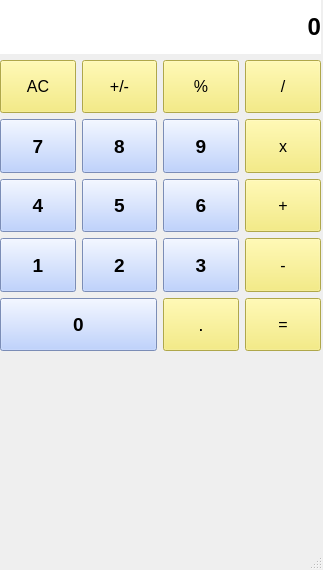
<?xml version="1.0" encoding="UTF-8"?>
<ui version="4.0">
 <class>MainWindow</class>
 <widget class="QMainWindow" name="MainWindow">
  <property name="geometry">
   <rect>
    <x>0</x>
    <y>0</y>
    <width>323</width>
    <height>570</height>
   </rect>
  </property>
  <property name="windowTitle">
   <string>MainWindow</string>
  </property>
  <widget class="QWidget" name="centralwidget">
   <widget class="QWidget" name="gridLayoutWidget">
    <property name="geometry">
     <rect>
      <x>0</x>
      <y>0</y>
      <width>321</width>
      <height>351</height>
     </rect>
    </property>
    <layout class="QGridLayout" name="gridLayout">
     <item row="11" column="3">
      <widget class="QPushButton" name="pushButton_2">
       <property name="sizePolicy">
        <sizepolicy hsizetype="Minimum" vsizetype="Expanding">
         <horstretch>0</horstretch>
         <verstretch>0</verstretch>
        </sizepolicy>
       </property>
       <property name="font">
        <font>
         <family>Segoe UI</family>
         <pointsize>14</pointsize>
         <weight>75</weight>
         <bold>true</bold>
        </font>
       </property>
       <property name="styleSheet">
        <string notr="true">background-color: rgb(172, 197, 255);
border-color: rgb(105, 125, 255);</string>
       </property>
       <property name="text">
        <string>2</string>
       </property>
      </widget>
     </item>
     <item row="11" column="2">
      <widget class="QPushButton" name="pushButton_1">
       <property name="sizePolicy">
        <sizepolicy hsizetype="Minimum" vsizetype="Expanding">
         <horstretch>0</horstretch>
         <verstretch>0</verstretch>
        </sizepolicy>
       </property>
       <property name="font">
        <font>
         <family>Segoe UI</family>
         <pointsize>14</pointsize>
         <weight>75</weight>
         <bold>true</bold>
        </font>
       </property>
       <property name="styleSheet">
        <string notr="true">background-color: rgb(172, 197, 255);
border-color: rgb(105, 125, 255);</string>
       </property>
       <property name="text">
        <string>1</string>
       </property>
      </widget>
     </item>
     <item row="6" column="2">
      <widget class="QPushButton" name="pushButton_4">
       <property name="sizePolicy">
        <sizepolicy hsizetype="Minimum" vsizetype="Expanding">
         <horstretch>0</horstretch>
         <verstretch>0</verstretch>
        </sizepolicy>
       </property>
       <property name="font">
        <font>
         <family>Segoe UI</family>
         <pointsize>14</pointsize>
         <weight>75</weight>
         <bold>true</bold>
        </font>
       </property>
       <property name="styleSheet">
        <string notr="true">background-color: rgb(172, 197, 255);
border-color: rgb(105, 125, 255);</string>
       </property>
       <property name="text">
        <string>4</string>
       </property>
      </widget>
     </item>
     <item row="11" column="4">
      <widget class="QPushButton" name="pushButton_3">
       <property name="sizePolicy">
        <sizepolicy hsizetype="Minimum" vsizetype="Expanding">
         <horstretch>0</horstretch>
         <verstretch>0</verstretch>
        </sizepolicy>
       </property>
       <property name="font">
        <font>
         <family>Segoe UI</family>
         <pointsize>14</pointsize>
         <weight>75</weight>
         <bold>true</bold>
        </font>
       </property>
       <property name="styleSheet">
        <string notr="true">background-color: rgb(172, 197, 255);
border-color: rgb(105, 125, 255);</string>
       </property>
       <property name="text">
        <string>3</string>
       </property>
      </widget>
     </item>
     <item row="6" column="3">
      <widget class="QPushButton" name="pushButton_5">
       <property name="sizePolicy">
        <sizepolicy hsizetype="Minimum" vsizetype="Expanding">
         <horstretch>0</horstretch>
         <verstretch>0</verstretch>
        </sizepolicy>
       </property>
       <property name="font">
        <font>
         <family>Segoe UI</family>
         <pointsize>14</pointsize>
         <weight>75</weight>
         <bold>true</bold>
        </font>
       </property>
       <property name="styleSheet">
        <string notr="true">background-color: rgb(172, 197, 255);
border-color: rgb(105, 125, 255);</string>
       </property>
       <property name="text">
        <string>5</string>
       </property>
      </widget>
     </item>
     <item row="6" column="5">
      <widget class="QPushButton" name="pushButton_plus">
       <property name="sizePolicy">
        <sizepolicy hsizetype="Minimum" vsizetype="Expanding">
         <horstretch>0</horstretch>
         <verstretch>0</verstretch>
        </sizepolicy>
       </property>
       <property name="font">
        <font>
         <family>Segoe UI</family>
         <pointsize>12</pointsize>
        </font>
       </property>
       <property name="styleSheet">
        <string notr="true">background-color: rgb(245, 234, 103);</string>
       </property>
       <property name="text">
        <string>+</string>
       </property>
      </widget>
     </item>
     <item row="4" column="5">
      <widget class="QPushButton" name="pushButton_div">
       <property name="sizePolicy">
        <sizepolicy hsizetype="Minimum" vsizetype="Expanding">
         <horstretch>0</horstretch>
         <verstretch>0</verstretch>
        </sizepolicy>
       </property>
       <property name="font">
        <font>
         <family>Segoe UI</family>
         <pointsize>12</pointsize>
        </font>
       </property>
       <property name="styleSheet">
        <string notr="true">background-color: rgb(245, 234, 103);</string>
       </property>
       <property name="text">
        <string>/</string>
       </property>
      </widget>
     </item>
     <item row="5" column="3">
      <widget class="QPushButton" name="pushButton_8">
       <property name="sizePolicy">
        <sizepolicy hsizetype="Minimum" vsizetype="Expanding">
         <horstretch>0</horstretch>
         <verstretch>0</verstretch>
        </sizepolicy>
       </property>
       <property name="font">
        <font>
         <family>Segoe UI</family>
         <pointsize>14</pointsize>
         <weight>75</weight>
         <bold>true</bold>
        </font>
       </property>
       <property name="styleSheet">
        <string notr="true">background-color: rgb(172, 197, 255);
border-color: rgb(105, 125, 255);</string>
       </property>
       <property name="text">
        <string>8</string>
       </property>
      </widget>
     </item>
     <item row="11" column="5">
      <widget class="QPushButton" name="pushButton_minus">
       <property name="sizePolicy">
        <sizepolicy hsizetype="Minimum" vsizetype="Expanding">
         <horstretch>0</horstretch>
         <verstretch>0</verstretch>
        </sizepolicy>
       </property>
       <property name="font">
        <font>
         <family>Segoe UI</family>
         <pointsize>12</pointsize>
        </font>
       </property>
       <property name="styleSheet">
        <string notr="true">background-color: rgb(245, 234, 103);</string>
       </property>
       <property name="text">
        <string>-</string>
       </property>
      </widget>
     </item>
     <item row="4" column="4">
      <widget class="QPushButton" name="pushButton_persent">
       <property name="sizePolicy">
        <sizepolicy hsizetype="Minimum" vsizetype="Expanding">
         <horstretch>0</horstretch>
         <verstretch>0</verstretch>
        </sizepolicy>
       </property>
       <property name="font">
        <font>
         <family>Segoe UI</family>
         <pointsize>12</pointsize>
        </font>
       </property>
       <property name="styleSheet">
        <string notr="true">background-color: rgb(245, 234, 103);</string>
       </property>
       <property name="text">
        <string>%</string>
       </property>
      </widget>
     </item>
     <item row="5" column="5">
      <widget class="QPushButton" name="pushButton_mult">
       <property name="sizePolicy">
        <sizepolicy hsizetype="Minimum" vsizetype="Expanding">
         <horstretch>0</horstretch>
         <verstretch>0</verstretch>
        </sizepolicy>
       </property>
       <property name="font">
        <font>
         <family>Segoe UI</family>
         <pointsize>12</pointsize>
        </font>
       </property>
       <property name="styleSheet">
        <string notr="true">background-color: rgb(245, 234, 103);</string>
       </property>
       <property name="text">
        <string>x</string>
       </property>
      </widget>
     </item>
     <item row="5" column="4">
      <widget class="QPushButton" name="pushButton_9">
       <property name="sizePolicy">
        <sizepolicy hsizetype="Minimum" vsizetype="Expanding">
         <horstretch>0</horstretch>
         <verstretch>0</verstretch>
        </sizepolicy>
       </property>
       <property name="font">
        <font>
         <family>Segoe UI</family>
         <pointsize>14</pointsize>
         <weight>75</weight>
         <bold>true</bold>
        </font>
       </property>
       <property name="styleSheet">
        <string notr="true">background-color: rgb(172, 197, 255);
border-color: rgb(105, 125, 255);</string>
       </property>
       <property name="text">
        <string>9</string>
       </property>
      </widget>
     </item>
     <item row="4" column="2">
      <widget class="QPushButton" name="pushButton_AC">
       <property name="sizePolicy">
        <sizepolicy hsizetype="Minimum" vsizetype="Expanding">
         <horstretch>0</horstretch>
         <verstretch>0</verstretch>
        </sizepolicy>
       </property>
       <property name="font">
        <font>
         <family>Segoe UI</family>
         <pointsize>12</pointsize>
        </font>
       </property>
       <property name="styleSheet">
        <string notr="true">background-color: rgb(245, 234, 103);</string>
       </property>
       <property name="text">
        <string>AC</string>
       </property>
      </widget>
     </item>
     <item row="5" column="2">
      <widget class="QPushButton" name="pushButton_7">
       <property name="sizePolicy">
        <sizepolicy hsizetype="Minimum" vsizetype="Expanding">
         <horstretch>0</horstretch>
         <verstretch>0</verstretch>
        </sizepolicy>
       </property>
       <property name="font">
        <font>
         <family>Segoe UI</family>
         <pointsize>14</pointsize>
         <weight>75</weight>
         <bold>true</bold>
        </font>
       </property>
       <property name="styleSheet">
        <string notr="true">background-color: rgb(172, 197, 255);
border-color: rgb(105, 125, 255);</string>
       </property>
       <property name="text">
        <string>7</string>
       </property>
      </widget>
     </item>
     <item row="0" column="2" colspan="4">
      <widget class="QLabel" name="label">
       <property name="sizePolicy">
        <sizepolicy hsizetype="Preferred" vsizetype="Expanding">
         <horstretch>0</horstretch>
         <verstretch>0</verstretch>
        </sizepolicy>
       </property>
       <property name="font">
        <font>
         <family>Segoe UI</family>
         <pointsize>18</pointsize>
         <weight>75</weight>
         <bold>true</bold>
        </font>
       </property>
       <property name="styleSheet">
        <string notr="true">background-color: rgb(255, 255, 255);</string>
       </property>
       <property name="text">
        <string>0</string>
       </property>
       <property name="alignment">
        <set>Qt::AlignRight|Qt::AlignTrailing|Qt::AlignVCenter</set>
       </property>
      </widget>
     </item>
     <item row="6" column="4">
      <widget class="QPushButton" name="pushButton_6">
       <property name="sizePolicy">
        <sizepolicy hsizetype="Minimum" vsizetype="Expanding">
         <horstretch>0</horstretch>
         <verstretch>0</verstretch>
        </sizepolicy>
       </property>
       <property name="font">
        <font>
         <family>Segoe UI</family>
         <pointsize>14</pointsize>
         <weight>75</weight>
         <bold>true</bold>
        </font>
       </property>
       <property name="styleSheet">
        <string notr="true">background-color: rgb(172, 197, 255);
border-color: rgb(105, 125, 255);</string>
       </property>
       <property name="text">
        <string>6</string>
       </property>
      </widget>
     </item>
     <item row="4" column="3">
      <widget class="QPushButton" name="pushButton_plus_minus">
       <property name="sizePolicy">
        <sizepolicy hsizetype="Minimum" vsizetype="Expanding">
         <horstretch>0</horstretch>
         <verstretch>0</verstretch>
        </sizepolicy>
       </property>
       <property name="font">
        <font>
         <family>Segoe UI</family>
         <pointsize>12</pointsize>
        </font>
       </property>
       <property name="styleSheet">
        <string notr="true">background-color: rgb(245, 234, 103);</string>
       </property>
       <property name="text">
        <string>+/-</string>
       </property>
      </widget>
     </item>
     <item row="12" column="2" colspan="2">
      <widget class="QPushButton" name="pushButton_0">
       <property name="sizePolicy">
        <sizepolicy hsizetype="Minimum" vsizetype="Expanding">
         <horstretch>0</horstretch>
         <verstretch>0</verstretch>
        </sizepolicy>
       </property>
       <property name="font">
        <font>
         <family>Segoe UI</family>
         <pointsize>14</pointsize>
         <weight>75</weight>
         <bold>true</bold>
        </font>
       </property>
       <property name="styleSheet">
        <string notr="true">background-color: rgb(172, 197, 255);
gridline-color: rgb(133, 155, 255);
border-color: rgb(105, 125, 255);</string>
       </property>
       <property name="text">
        <string>0</string>
       </property>
      </widget>
     </item>
     <item row="12" column="4">
      <widget class="QPushButton" name="pushButton_dot">
       <property name="sizePolicy">
        <sizepolicy hsizetype="Minimum" vsizetype="Expanding">
         <horstretch>0</horstretch>
         <verstretch>0</verstretch>
        </sizepolicy>
       </property>
       <property name="font">
        <font>
         <family>Segoe UI</family>
         <pointsize>14</pointsize>
        </font>
       </property>
       <property name="styleSheet">
        <string notr="true">background-color: rgb(245, 234, 103);</string>
       </property>
       <property name="text">
        <string>.</string>
       </property>
      </widget>
     </item>
     <item row="12" column="5">
      <widget class="QPushButton" name="pushButton_equal">
       <property name="sizePolicy">
        <sizepolicy hsizetype="Minimum" vsizetype="Expanding">
         <horstretch>0</horstretch>
         <verstretch>0</verstretch>
        </sizepolicy>
       </property>
       <property name="font">
        <font>
         <family>Segoe UI</family>
         <pointsize>12</pointsize>
        </font>
       </property>
       <property name="styleSheet">
        <string notr="true">background-color: rgb(245, 234, 103);</string>
       </property>
       <property name="text">
        <string>=</string>
       </property>
      </widget>
     </item>
    </layout>
   </widget>
  </widget>
  <widget class="QMenuBar" name="menubar">
   <property name="geometry">
    <rect>
     <x>0</x>
     <y>0</y>
     <width>323</width>
     <height>21</height>
    </rect>
   </property>
  </widget>
  <widget class="QStatusBar" name="statusbar"/>
 </widget>
 <resources/>
 <connections>
  <connection>
   <sender>pushButton_AC</sender>
   <signal>clicked()</signal>
   <receiver>MainWindow</receiver>
   <slot>slotAC()</slot>
   <hints>
    <hint type="sourcelabel">
     <x>41</x>
     <y>109</y>
    </hint>
    <hint type="destinationlabel">
     <x>27</x>
     <y>390</y>
    </hint>
   </hints>
  </connection>
  <connection>
   <sender>pushButton_plus_minus</sender>
   <signal>clicked()</signal>
   <receiver>MainWindow</receiver>
   <slot>slotplus_minus()</slot>
   <hints>
    <hint type="sourcelabel">
     <x>116</x>
     <y>113</y>
    </hint>
    <hint type="destinationlabel">
     <x>66</x>
     <y>387</y>
    </hint>
   </hints>
  </connection>
  <connection>
   <sender>pushButton_persent</sender>
   <signal>clicked()</signal>
   <receiver>MainWindow</receiver>
   <slot>slotpersent()</slot>
   <hints>
    <hint type="sourcelabel">
     <x>194</x>
     <y>114</y>
    </hint>
    <hint type="destinationlabel">
     <x>102</x>
     <y>391</y>
    </hint>
   </hints>
  </connection>
  <connection>
   <sender>pushButton_div</sender>
   <signal>clicked()</signal>
   <receiver>MainWindow</receiver>
   <slot>slotdiv()</slot>
   <hints>
    <hint type="sourcelabel">
     <x>281</x>
     <y>107</y>
    </hint>
    <hint type="destinationlabel">
     <x>142</x>
     <y>387</y>
    </hint>
   </hints>
  </connection>
  <connection>
   <sender>pushButton_7</sender>
   <signal>clicked()</signal>
   <receiver>MainWindow</receiver>
   <slot>slot7()</slot>
   <hints>
    <hint type="sourcelabel">
     <x>54</x>
     <y>169</y>
    </hint>
    <hint type="destinationlabel">
     <x>16</x>
     <y>419</y>
    </hint>
   </hints>
  </connection>
  <connection>
   <sender>pushButton_8</sender>
   <signal>clicked()</signal>
   <receiver>MainWindow</receiver>
   <slot>slot8()</slot>
   <hints>
    <hint type="sourcelabel">
     <x>127</x>
     <y>171</y>
    </hint>
    <hint type="destinationlabel">
     <x>57</x>
     <y>424</y>
    </hint>
   </hints>
  </connection>
  <connection>
   <sender>pushButton_9</sender>
   <signal>clicked()</signal>
   <receiver>MainWindow</receiver>
   <slot>slot9()</slot>
   <hints>
    <hint type="sourcelabel">
     <x>203</x>
     <y>172</y>
    </hint>
    <hint type="destinationlabel">
     <x>103</x>
     <y>435</y>
    </hint>
   </hints>
  </connection>
  <connection>
   <sender>pushButton_mult</sender>
   <signal>clicked()</signal>
   <receiver>MainWindow</receiver>
   <slot>slotmult()</slot>
   <hints>
    <hint type="sourcelabel">
     <x>295</x>
     <y>170</y>
    </hint>
    <hint type="destinationlabel">
     <x>222</x>
     <y>414</y>
    </hint>
   </hints>
  </connection>
  <connection>
   <sender>pushButton_4</sender>
   <signal>clicked()</signal>
   <receiver>MainWindow</receiver>
   <slot>slot4()</slot>
   <hints>
    <hint type="sourcelabel">
     <x>64</x>
     <y>229</y>
    </hint>
    <hint type="destinationlabel">
     <x>21</x>
     <y>457</y>
    </hint>
   </hints>
  </connection>
  <connection>
   <sender>pushButton_5</sender>
   <signal>clicked()</signal>
   <receiver>MainWindow</receiver>
   <slot>slot5()</slot>
   <hints>
    <hint type="sourcelabel">
     <x>146</x>
     <y>221</y>
    </hint>
    <hint type="destinationlabel">
     <x>59</x>
     <y>467</y>
    </hint>
   </hints>
  </connection>
  <connection>
   <sender>pushButton_6</sender>
   <signal>clicked()</signal>
   <receiver>MainWindow</receiver>
   <slot>slot6()</slot>
   <hints>
    <hint type="sourcelabel">
     <x>223</x>
     <y>225</y>
    </hint>
    <hint type="destinationlabel">
     <x>174</x>
     <y>443</y>
    </hint>
   </hints>
  </connection>
  <connection>
   <sender>pushButton_plus</sender>
   <signal>clicked()</signal>
   <receiver>MainWindow</receiver>
   <slot>slotplus()</slot>
   <hints>
    <hint type="sourcelabel">
     <x>308</x>
     <y>229</y>
    </hint>
    <hint type="destinationlabel">
     <x>264</x>
     <y>428</y>
    </hint>
   </hints>
  </connection>
  <connection>
   <sender>pushButton_1</sender>
   <signal>clicked()</signal>
   <receiver>MainWindow</receiver>
   <slot>slot1()</slot>
   <hints>
    <hint type="sourcelabel">
     <x>30</x>
     <y>282</y>
    </hint>
    <hint type="destinationlabel">
     <x>17</x>
     <y>494</y>
    </hint>
   </hints>
  </connection>
  <connection>
   <sender>pushButton_0</sender>
   <signal>clicked()</signal>
   <receiver>MainWindow</receiver>
   <slot>slot0()</slot>
   <hints>
    <hint type="sourcelabel">
     <x>94</x>
     <y>342</y>
    </hint>
    <hint type="destinationlabel">
     <x>18</x>
     <y>532</y>
    </hint>
   </hints>
  </connection>
  <connection>
   <sender>pushButton_2</sender>
   <signal>clicked()</signal>
   <receiver>MainWindow</receiver>
   <slot>slot2()</slot>
   <hints>
    <hint type="sourcelabel">
     <x>105</x>
     <y>285</y>
    </hint>
    <hint type="destinationlabel">
     <x>68</x>
     <y>493</y>
    </hint>
   </hints>
  </connection>
  <connection>
   <sender>pushButton_3</sender>
   <signal>clicked()</signal>
   <receiver>MainWindow</receiver>
   <slot>slot3()</slot>
   <hints>
    <hint type="sourcelabel">
     <x>185</x>
     <y>281</y>
    </hint>
    <hint type="destinationlabel">
     <x>129</x>
     <y>480</y>
    </hint>
   </hints>
  </connection>
  <connection>
   <sender>pushButton_minus</sender>
   <signal>clicked()</signal>
   <receiver>MainWindow</receiver>
   <slot>slotminus()</slot>
   <hints>
    <hint type="sourcelabel">
     <x>263</x>
     <y>288</y>
    </hint>
    <hint type="destinationlabel">
     <x>160</x>
     <y>494</y>
    </hint>
   </hints>
  </connection>
  <connection>
   <sender>pushButton_dot</sender>
   <signal>clicked()</signal>
   <receiver>MainWindow</receiver>
   <slot>slotdot()</slot>
   <hints>
    <hint type="sourcelabel">
     <x>172</x>
     <y>347</y>
    </hint>
    <hint type="destinationlabel">
     <x>121</x>
     <y>528</y>
    </hint>
   </hints>
  </connection>
  <connection>
   <sender>pushButton_equal</sender>
   <signal>clicked()</signal>
   <receiver>MainWindow</receiver>
   <slot>slotequal()</slot>
   <hints>
    <hint type="sourcelabel">
     <x>255</x>
     <y>346</y>
    </hint>
    <hint type="destinationlabel">
     <x>221</x>
     <y>513</y>
    </hint>
   </hints>
  </connection>
 </connections>
 <slots>
  <slot>slot1()</slot>
  <slot>slot2()</slot>
  <slot>slot3()</slot>
  <slot>slot4()</slot>
  <slot>slot5()</slot>
  <slot>slot6()</slot>
  <slot>slot7()</slot>
  <slot>slot8()</slot>
  <slot>slot9()</slot>
  <slot>slot0()</slot>
  <slot>slotAC()</slot>
  <slot>slotplus_minus()</slot>
  <slot>slotpersent()</slot>
  <slot>slotdiv()</slot>
  <slot>slotmult()</slot>
  <slot>slotplus()</slot>
  <slot>slotminus()</slot>
  <slot>slotequal()</slot>
  <slot>slotdot()</slot>
 </slots>
</ui>
